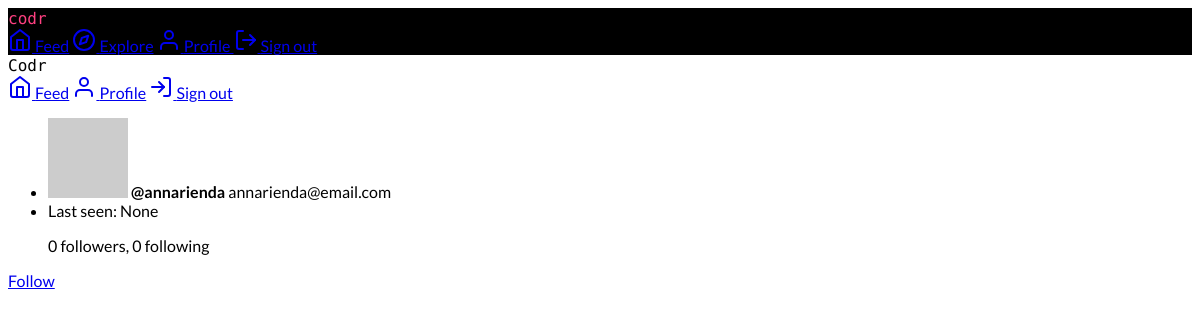
The page /user/annarienda (signed in) on the database its author committed.
### app/models.py (models this page shows, shortened)
class User(UserMixin, db.Model):
    id = db.Column(db.Integer, primary_key=True)
    username = db.Column(db.String(64), index=True, unique=True)
    email = db.Column(db.String(120), index=True, unique=True)
    password_hash = db.Column(db.String(128))
    bio = db.Column(db.String(148), default="")
    active = db.Column(db.Boolean, default=False)
    last_seen = db.Column(db.DateTime, default=datetime.utcnow)
    posts = db.relationship("Post", backref="author", lazy="dynamic")
    followed = db.relationship(
        "User",
        secondary=followers,
        primaryjoin=(followers.c.follower_id == id),
        secondaryjoin=(followers.c.followed_id == id),
        backref=db.backref("followers", lazy="dynamic"),
        lazy="dynamic",
    )
    def avatar(self, size):
        digest = md5(self.email.lower().encode("utf8")).hexdigest()
        return "https://www.gravatar.com/avatar/{}?d=identicon&s={}".format(
            digest, size
        )
    def is_following(self, user):
        return self.followed.filter(followers.c.followed_id == user.id).count() > 0
    @login.user_loader
    def load_user(id):
        return User.query.get(int(id))

### app/routes.py (the view)
@app.route("/user/<username>")
@login_required
def user(username):
    user = User.query.filter_by(username=username).first_or_404()
    return render_template("profile.html", user=user)

### app/routes.py (called while the page is built)
@app.before_request
def before_request():
    if current_user.is_authenticated:
        current_user.last_seen = datetime.utcnow()
        db.session.commit()

### app/templates/profile.html (shortened to what this page needs)
{% extends "base.html" %}
{% block content %}
<div class="mdl-card mdl-shadow--2dp">
    <div class="mdl-card__supporting-text">
        <ul class="demo-list-three mdl-list">
            <li class="mdl-list__item mdl-list__item--three-line">
                <div class="mdl-list__item-primary-content">
                    <img src="{{ user.avatar(42) }}" class="material-icons mdl-list__item-avatar" />
                    <b>@{{ user.username }}</b>
                    <span class="mdl-list__item-text-body">
                        {{ user.email }}
                    </span>
                </div>
            </li>
            <li class="mdl-list__item mdl-list__item--three-line">
                <div class="mdl-list__item-primary-content">
                    <span class="mdl-list__item-text-body">Last seen: {{ user.last_seen }}</span>
                    <p class="mdl-list__item-text-body">{{ user.followers.count() }} followers,
                        {{ user.followed.count() }} following</p>
                </div>
            </li>
        </ul>
    </div>
    {% if user != current_user %}
    <div class="mdl-card__actions mdl-card--border">
        {% if not current_user.is_following(user) %}
        <a class="mdl-button mdl-button--accent mdl-js-button mdl-js-ripple-effect"
            href="{{ url_for('follow', username=user.username) }}">
            Follow
        </a>
        {% else %}
        <a class="mdl-button mdl-button--colored mdl-js-button mdl-js-ripple-effect"
            href="{{ url_for('unfollow', username=user.username) }}">Unfollow</a>
        {% endif %}
    </div>
    {% endif %}
</div>
{% endblock %}

### app/templates/base.html (style rules this page uses)
body { font-family: 'Lato', sans-serif; }

### rows shown on the page
User: username "annarienda", email "annarienda@email.com", last_seen "None"

### other values the page prints
{{ user.followers.count() }} "0"
{{ user.followed.count() }} "0"
